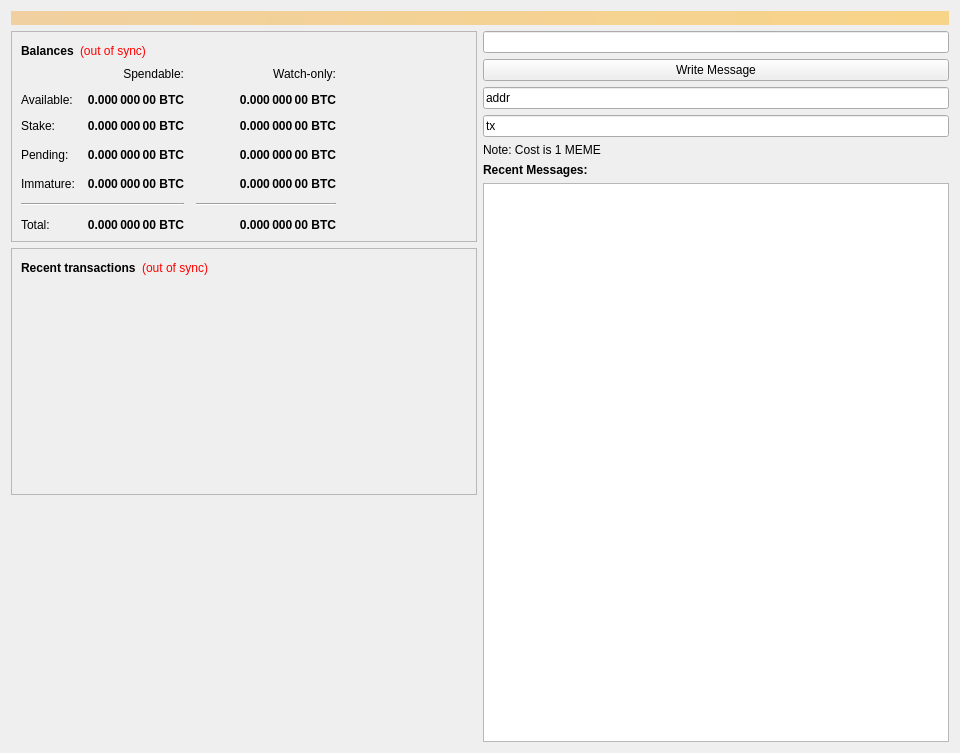
<?xml version="1.0" encoding="UTF-8"?>
<ui version="4.0">
 <class>OverviewPage</class>
 <widget class="QWidget" name="OverviewPage">
  <property name="geometry">
   <rect>
    <x>0</x>
    <y>0</y>
    <width>960</width>
    <height>753</height>
   </rect>
  </property>
  <property name="minimumSize">
   <size>
    <width>960</width>
    <height>0</height>
   </size>
  </property>
  <property name="windowTitle">
   <string>Form</string>
  </property>
  <layout class="QVBoxLayout" name="topLayout">
   <item>
    <widget class="QLabel" name="labelAlerts">
     <property name="visible">
      <bool>false</bool>
     </property>
     <property name="styleSheet">
      <string notr="true">background-color: qlineargradient(x1: 0, y1: 0, x2: 1, y2: 0, stop:0 #F0D0A0, stop:1 #F8D488); color:#000000;</string>
     </property>
     <property name="wordWrap">
      <bool>true</bool>
     </property>
     <property name="margin">
      <number>3</number>
     </property>
    </widget>
   </item>
   <item>
    <layout class="QHBoxLayout" name="horizontalLayout" stretch="1,1">
     <item>
      <layout class="QVBoxLayout" name="verticalLayout_2">
       <item>
        <widget class="QFrame" name="frame">
         <property name="frameShape">
          <enum>QFrame::StyledPanel</enum>
         </property>
         <property name="frameShadow">
          <enum>QFrame::Raised</enum>
         </property>
         <layout class="QVBoxLayout" name="verticalLayout_4">
          <item>
           <layout class="QHBoxLayout" name="horizontalLayout_4">
            <item>
             <widget class="QLabel" name="label_5">
              <property name="font">
               <font>
                <weight>75</weight>
                <bold>true</bold>
               </font>
              </property>
              <property name="text">
               <string>Balances</string>
              </property>
             </widget>
            </item>
            <item>
             <widget class="QLabel" name="labelWalletStatus">
              <property name="cursor">
               <cursorShape>WhatsThisCursor</cursorShape>
              </property>
              <property name="toolTip">
               <string>The displayed information may be out of date. Your wallet automatically synchronizes with the Memetic network after a connection is established, but this process has not completed yet.</string>
              </property>
              <property name="styleSheet">
               <string notr="true">QLabel { color: red; }</string>
              </property>
              <property name="text">
               <string notr="true">(out of sync)</string>
              </property>
              <property name="alignment">
               <set>Qt::AlignLeading|Qt::AlignLeft|Qt::AlignVCenter</set>
              </property>
             </widget>
            </item>
            <item>
             <spacer name="horizontalSpacer_3">
              <property name="orientation">
               <enum>Qt::Horizontal</enum>
              </property>
              <property name="sizeHint" stdset="0">
               <size>
                <width>40</width>
                <height>20</height>
               </size>
              </property>
             </spacer>
            </item>
           </layout>
          </item>
          <item>
           <layout class="QGridLayout" name="gridLayout">
            <property name="spacing">
             <number>12</number>
            </property>
            <item row="3" column="2">
             <widget class="QLabel" name="labelWatchPending">
              <property name="font">
               <font>
                <weight>75</weight>
                <bold>true</bold>
               </font>
              </property>
              <property name="cursor">
               <cursorShape>IBeamCursor</cursorShape>
              </property>
              <property name="toolTip">
               <string>Unconfirmed transactions to watch-only addresses</string>
              </property>
              <property name="text">
               <string notr="true">0.000 000 00 BTC</string>
              </property>
              <property name="alignment">
               <set>Qt::AlignRight|Qt::AlignTrailing|Qt::AlignVCenter</set>
              </property>
              <property name="textInteractionFlags">
               <set>Qt::LinksAccessibleByMouse|Qt::TextSelectableByKeyboard|Qt::TextSelectableByMouse</set>
              </property>
             </widget>
            </item>
            <item row="3" column="1">
             <widget class="QLabel" name="labelUnconfirmed">
              <property name="font">
               <font>
                <weight>75</weight>
                <bold>true</bold>
               </font>
              </property>
              <property name="cursor">
               <cursorShape>IBeamCursor</cursorShape>
              </property>
              <property name="toolTip">
               <string>Total of transactions that have yet to be confirmed, and do not yet count toward the spendable balance</string>
              </property>
              <property name="text">
               <string notr="true">0.000 000 00 BTC</string>
              </property>
              <property name="alignment">
               <set>Qt::AlignRight|Qt::AlignTrailing|Qt::AlignVCenter</set>
              </property>
              <property name="textInteractionFlags">
               <set>Qt::LinksAccessibleByMouse|Qt::TextSelectableByKeyboard|Qt::TextSelectableByMouse</set>
              </property>
             </widget>
            </item>
            <item row="4" column="2">
             <widget class="QLabel" name="labelWatchImmature">
              <property name="font">
               <font>
                <weight>75</weight>
                <bold>true</bold>
               </font>
              </property>
              <property name="cursor">
               <cursorShape>IBeamCursor</cursorShape>
              </property>
              <property name="toolTip">
               <string>Mined balance in watch-only addresses that has not yet matured</string>
              </property>
              <property name="text">
               <string notr="true">0.000 000 00 BTC</string>
              </property>
              <property name="alignment">
               <set>Qt::AlignRight|Qt::AlignTrailing|Qt::AlignVCenter</set>
              </property>
              <property name="textInteractionFlags">
               <set>Qt::LinksAccessibleByMouse|Qt::TextSelectableByKeyboard|Qt::TextSelectableByMouse</set>
              </property>
             </widget>
            </item>
            <item row="5" column="0" colspan="2">
             <widget class="Line" name="lineSpendableBalance">
              <property name="orientation">
               <enum>Qt::Horizontal</enum>
              </property>
             </widget>
            </item>
            <item row="5" column="2">
             <widget class="Line" name="lineWatchBalance">
              <property name="sizePolicy">
               <sizepolicy hsizetype="Preferred" vsizetype="Fixed">
                <horstretch>0</horstretch>
                <verstretch>0</verstretch>
               </sizepolicy>
              </property>
              <property name="minimumSize">
               <size>
                <width>140</width>
                <height>0</height>
               </size>
              </property>
              <property name="orientation">
               <enum>Qt::Horizontal</enum>
              </property>
             </widget>
            </item>
            <item row="6" column="0">
             <widget class="QLabel" name="labelTotalText">
              <property name="text">
               <string>Total:</string>
              </property>
             </widget>
            </item>
            <item row="4" column="1">
             <widget class="QLabel" name="labelImmature">
              <property name="font">
               <font>
                <weight>75</weight>
                <bold>true</bold>
               </font>
              </property>
              <property name="cursor">
               <cursorShape>IBeamCursor</cursorShape>
              </property>
              <property name="toolTip">
               <string>Mined balance that has not yet matured</string>
              </property>
              <property name="text">
               <string notr="true">0.000 000 00 BTC</string>
              </property>
              <property name="alignment">
               <set>Qt::AlignRight|Qt::AlignTrailing|Qt::AlignVCenter</set>
              </property>
              <property name="textInteractionFlags">
               <set>Qt::LinksAccessibleByMouse|Qt::TextSelectableByKeyboard|Qt::TextSelectableByMouse</set>
              </property>
             </widget>
            </item>
            <item row="3" column="3">
             <spacer name="horizontalSpacer_2">
              <property name="orientation">
               <enum>Qt::Horizontal</enum>
              </property>
              <property name="sizeHint" stdset="0">
               <size>
                <width>40</width>
                <height>20</height>
               </size>
              </property>
             </spacer>
            </item>
            <item row="4" column="0">
             <widget class="QLabel" name="labelImmatureText">
              <property name="text">
               <string>Immature:</string>
              </property>
             </widget>
            </item>
            <item row="6" column="1">
             <widget class="QLabel" name="labelTotal">
              <property name="font">
               <font>
                <weight>75</weight>
                <bold>true</bold>
               </font>
              </property>
              <property name="cursor">
               <cursorShape>IBeamCursor</cursorShape>
              </property>
              <property name="toolTip">
               <string>Your current total balance</string>
              </property>
              <property name="text">
               <string notr="true">0.000 000 00 BTC</string>
              </property>
              <property name="alignment">
               <set>Qt::AlignRight|Qt::AlignTrailing|Qt::AlignVCenter</set>
              </property>
              <property name="textInteractionFlags">
               <set>Qt::LinksAccessibleByMouse|Qt::TextSelectableByKeyboard|Qt::TextSelectableByMouse</set>
              </property>
             </widget>
            </item>
            <item row="6" column="2">
             <widget class="QLabel" name="labelWatchTotal">
              <property name="font">
               <font>
                <weight>75</weight>
                <bold>true</bold>
               </font>
              </property>
              <property name="cursor">
               <cursorShape>IBeamCursor</cursorShape>
              </property>
              <property name="toolTip">
               <string>Current total balance in watch-only addresses</string>
              </property>
              <property name="text">
               <string notr="true">0.000 000 00 BTC</string>
              </property>
              <property name="alignment">
               <set>Qt::AlignRight|Qt::AlignTrailing|Qt::AlignVCenter</set>
              </property>
              <property name="textInteractionFlags">
               <set>Qt::LinksAccessibleByMouse|Qt::TextSelectableByKeyboard|Qt::TextSelectableByMouse</set>
              </property>
             </widget>
            </item>
            <item row="0" column="2">
             <widget class="QLabel" name="labelWatchonly">
              <property name="text">
               <string>Watch-only:</string>
              </property>
              <property name="alignment">
               <set>Qt::AlignRight|Qt::AlignTrailing|Qt::AlignVCenter</set>
              </property>
             </widget>
            </item>
            <item row="1" column="0">
             <widget class="QLabel" name="labelBalanceText">
              <property name="text">
               <string>Available:</string>
              </property>
             </widget>
            </item>
            <item row="1" column="1">
             <widget class="QLabel" name="labelBalance">
              <property name="font">
               <font>
                <weight>75</weight>
                <bold>true</bold>
               </font>
              </property>
              <property name="cursor">
               <cursorShape>IBeamCursor</cursorShape>
              </property>
              <property name="toolTip">
               <string>Your current spendable balance</string>
              </property>
              <property name="text">
               <string notr="true">0.000 000 00 BTC</string>
              </property>
              <property name="alignment">
               <set>Qt::AlignRight|Qt::AlignTrailing|Qt::AlignVCenter</set>
              </property>
              <property name="textInteractionFlags">
               <set>Qt::LinksAccessibleByMouse|Qt::TextSelectableByKeyboard|Qt::TextSelectableByMouse</set>
              </property>
             </widget>
            </item>
            <item row="2" column="0">
             <widget class="QLabel" name="label_6">
              <property name="text">
               <string>Stake:</string>
              </property>
             </widget>
            </item>
            <item row="2" column="1">
             <widget class="QLabel" name="labelStake">
              <property name="font">
               <font>
                <weight>75</weight>
                <bold>true</bold>
               </font>
              </property>
              <property name="cursor">
               <cursorShape>IBeamCursor</cursorShape>
              </property>
              <property name="toolTip">
               <string>Total of coins that was staked, and do not yet count toward the current balance</string>
              </property>
              <property name="text">
               <string notr="true">0.000 000 00 BTC</string>
              </property>
              <property name="alignment">
               <set>Qt::AlignRight|Qt::AlignTrailing|Qt::AlignVCenter</set>
              </property>
              <property name="textInteractionFlags">
               <set>Qt::LinksAccessibleByMouse|Qt::TextSelectableByKeyboard|Qt::TextSelectableByMouse</set>
              </property>
             </widget>
            </item>
            <item row="2" column="2">
             <widget class="QLabel" name="labelWatchStake">
              <property name="font">
               <font>
                <weight>75</weight>
                <bold>true</bold>
               </font>
              </property>
              <property name="cursor">
               <cursorShape>IBeamCursor</cursorShape>
              </property>
              <property name="toolTip">
               <string>Total of coins that was staked in watch-only addresses, and do not yet count toward the current watch-only balance</string>
              </property>
              <property name="text">
               <string notr="true">0.000 000 00 BTC</string>
              </property>
              <property name="alignment">
               <set>Qt::AlignRight|Qt::AlignTrailing|Qt::AlignVCenter</set>
              </property>
              <property name="textInteractionFlags">
               <set>Qt::LinksAccessibleByMouse|Qt::TextSelectableByKeyboard|Qt::TextSelectableByMouse</set>
              </property>
             </widget>
            </item>
            <item row="1" column="2">
             <widget class="QLabel" name="labelWatchAvailable">
              <property name="font">
               <font>
                <weight>75</weight>
                <bold>true</bold>
               </font>
              </property>
              <property name="cursor">
               <cursorShape>IBeamCursor</cursorShape>
              </property>
              <property name="toolTip">
               <string>Your current balance in watch-only addresses</string>
              </property>
              <property name="text">
               <string notr="true">0.000 000 00 BTC</string>
              </property>
              <property name="alignment">
               <set>Qt::AlignRight|Qt::AlignTrailing|Qt::AlignVCenter</set>
              </property>
              <property name="textInteractionFlags">
               <set>Qt::LinksAccessibleByMouse|Qt::TextSelectableByKeyboard|Qt::TextSelectableByMouse</set>
              </property>
             </widget>
            </item>
            <item row="3" column="0">
             <widget class="QLabel" name="labelPendingText">
              <property name="text">
               <string>Pending:</string>
              </property>
             </widget>
            </item>
            <item row="0" column="1">
             <widget class="QLabel" name="labelSpendable">
              <property name="text">
               <string>Spendable:</string>
              </property>
              <property name="alignment">
               <set>Qt::AlignRight|Qt::AlignTrailing|Qt::AlignVCenter</set>
              </property>
             </widget>
            </item>
           </layout>
          </item>
         </layout>
        </widget>
       </item>
       <item>
        <widget class="QFrame" name="frame_2">
         <property name="frameShape">
          <enum>QFrame::StyledPanel</enum>
         </property>
         <property name="frameShadow">
          <enum>QFrame::Raised</enum>
         </property>
         <layout class="QVBoxLayout" name="verticalLayout">
          <item>
           <layout class="QHBoxLayout" name="horizontalLayout_2">
            <item>
             <widget class="QLabel" name="label_4">
              <property name="font">
               <font>
                <weight>75</weight>
                <bold>true</bold>
               </font>
              </property>
              <property name="text">
               <string>Recent transactions</string>
              </property>
             </widget>
            </item>
            <item>
             <widget class="QLabel" name="labelTransactionsStatus">
              <property name="cursor">
               <cursorShape>WhatsThisCursor</cursorShape>
              </property>
              <property name="toolTip">
               <string>The displayed information may be out of date. Your wallet automatically synchronizes with the Memetic network after a connection is established, but this process has not completed yet.</string>
              </property>
              <property name="styleSheet">
               <string notr="true">QLabel { color: red; }</string>
              </property>
              <property name="text">
               <string notr="true">(out of sync)</string>
              </property>
              <property name="alignment">
               <set>Qt::AlignRight|Qt::AlignTrailing|Qt::AlignVCenter</set>
              </property>
             </widget>
            </item>
            <item>
             <spacer name="horizontalSpacer">
              <property name="orientation">
               <enum>Qt::Horizontal</enum>
              </property>
              <property name="sizeHint" stdset="0">
               <size>
                <width>40</width>
                <height>20</height>
               </size>
              </property>
             </spacer>
            </item>
           </layout>
          </item>
          <item>
           <widget class="QListView" name="listTransactions">
            <property name="styleSheet">
             <string notr="true">QListView { background: transparent; }</string>
            </property>
            <property name="frameShape">
             <enum>QFrame::NoFrame</enum>
            </property>
            <property name="verticalScrollBarPolicy">
             <enum>Qt::ScrollBarAlwaysOff</enum>
            </property>
            <property name="horizontalScrollBarPolicy">
             <enum>Qt::ScrollBarAlwaysOff</enum>
            </property>
            <property name="selectionMode">
             <enum>QAbstractItemView::NoSelection</enum>
            </property>
           </widget>
          </item>
         </layout>
        </widget>
       </item>
       <item>
        <spacer name="verticalSpacer">
         <property name="orientation">
          <enum>Qt::Vertical</enum>
         </property>
         <property name="sizeHint" stdset="0">
          <size>
           <width>20</width>
           <height>40</height>
          </size>
         </property>
        </spacer>
       </item>
      </layout>
     </item>
     <item>
      <layout class="QVBoxLayout" name="verticalLayout_3">
       <item>
        <widget class="QLineEdit" name="lineEdit"/>
       </item>
       <item>
        <widget class="QPushButton" name="pushButton">
         <property name="text">
          <string>Write Message</string>
         </property>
        </widget>
       </item>
       <item>
        <widget class="QLineEdit" name="addrLineEdit">
         <property name="text">
          <string>addr</string>
         </property>
        </widget>
       </item>
       <item>
        <widget class="QLineEdit" name="txLineEdit">
         <property name="text">
          <string>tx</string>
         </property>
        </widget>
       </item>
       <item>
        <widget class="QLabel" name="label">
         <property name="text">
          <string>Note: Cost is 1 MEME</string>
         </property>
        </widget>
       </item>
       <item>
        <widget class="QLabel" name="label_2">
         <property name="font">
          <font>
           <weight>75</weight>
           <bold>true</bold>
          </font>
         </property>
         <property name="text">
          <string>Recent Messages:</string>
         </property>
        </widget>
       </item>
       <item>
        <widget class="QListWidget" name="listWidget"/>
       </item>
      </layout>
     </item>
    </layout>
   </item>
  </layout>
 </widget>
 <resources/>
 <connections/>
</ui>
